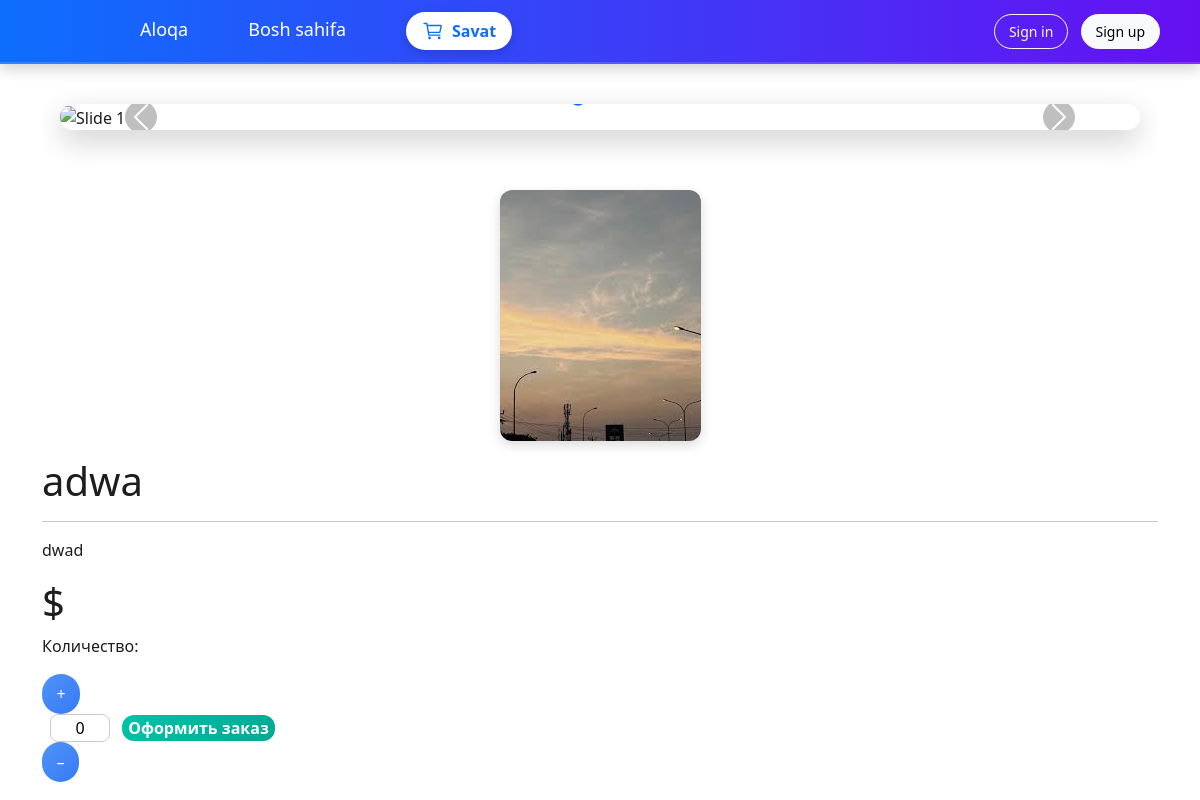
Page /daw/detail on the committed database.
### store/models.py (models this page shows, shortened)
class Products(models.Model):
    category = models.ForeignKey('store.Category', on_delete=models.CASCADE, null=True)
    title = models.CharField(max_length=255)
    description = models.CharField(max_length=255)
    slug = models.CharField(max_length=255)
    image = models.ImageField()
    price = models.IntegerField(null=True)

### store/views.py (the view)
# urls.py: path('<slug>/detail', views.products_detail, name='products_detail'),
def products_detail(requist,slug):
    product = Products.objects.get(slug=slug)
    return render(requist, 'products_detail.html', {'product': product})

### store/templates/products_detail.html (shortened to what this page needs)
{% extends 'base.html' %}
{% load static %}
{% block content %}
<section class="section">
    <div class="tile is-ancestor is-centered">
        <div class="tile is-parent is-4">
            <div class="box">
                <figure class="image">
                    <img src="{{ product.image.url }}" alt="">
                </figure>
            </div>
        </div>
        <div class="tile is-parent is-vertical">
            <div class="tile is-child">
                <div class="box">
                    <h1 class="title">
                        {{ product.title }}
                    </h1>
                    <hr>
                    <p class="subtitle is-6">
                        {{ product.description }}
                    </p>
                    <h1 class="title mt-1 is-4">{{ product.prince }}$</h1>
                    <p class="subtitle mt-1 is-6">Количество:</p>
                    <div class="level">
                        <div class="level-right">
                            <div class="level-item">
                                <button id="plus" class="button is-rounded is-small" onclick="plus()">+</button>
                            </div>
                            <div class="level-item">
                                <form action="" id="order">
                                    <input type="text" class="input" value="0" name="count">
                                    <button type="submit" class="button is-info">Оформить заказ</button>
                                </form>
                            </div>
                            <div class="level-item">
                                <button id="minus" class="button is-rounded is-small" onclick="minus()">–</button>
                            </div>
                        </div>
                    </div>
                </div>
            </div>
        </div>
    </div>
</section>
{% endblock %}

### store/templates/base.html (style rules this page uses)
html, body { height: 100%; min-height: 100vh; background-color: white; color: #1D1D1D; font-family: 'Segoe UI', sans-serif; margin: 0; padding: 0; }

### store/templates/products_detail.html (style rules this page uses)
.image img { max-width: 300px; border-radius: 12px; box-shadow: 0 4px 12px rgba(0,0,0,0.15); display: block; margin: 0 auto; }
.button.is-rounded { background: linear-gradient(135deg, #4f93f7, #367af6); border: none; color: white; padding: 0.5rem 0.9rem; font-size: 1rem; border-radius: 50px; transition: transform 0.2s, box-shadow 0.2s; }
#order .button.is-info { background: linear-gradient(135deg, #00c4a7, #00a894); border: none; color: white; font-weight: 600; border-radius: 12px; transition: transform 0.2s, box-shadow 0.2s; }
#order .input { width: 60px; text-align: center; margin: 0 0.5rem; border-radius: 8px; border: 1px solid #ccc; }

### rows in the picture
Products: image (picture), title "adwa", description "dwad"
